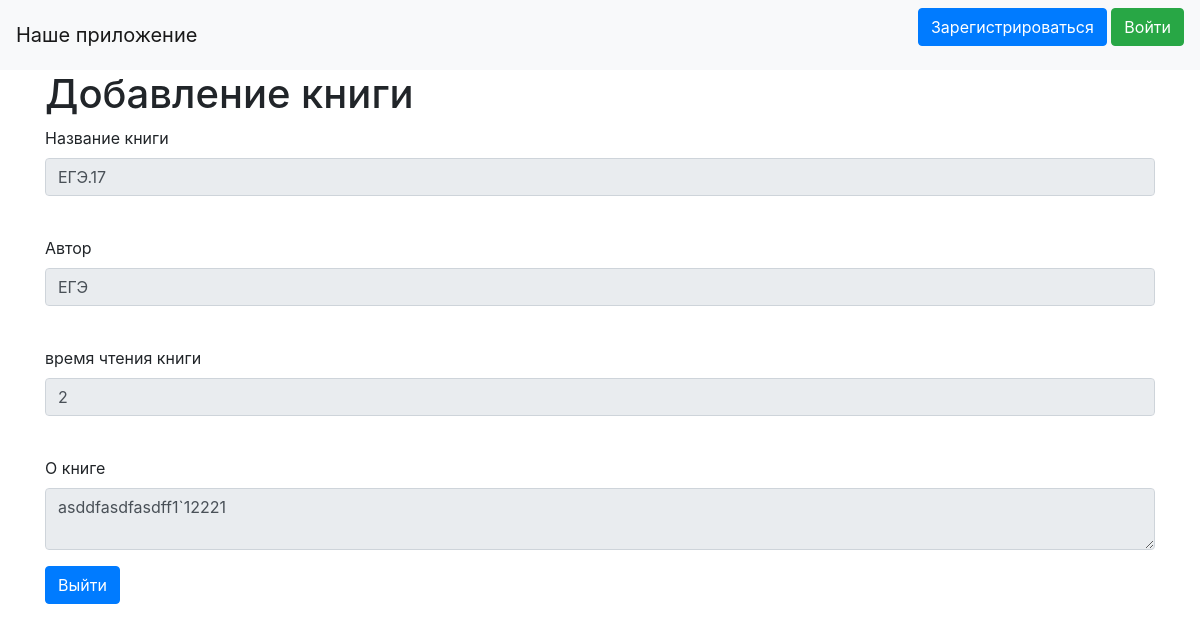
Page /books/1 on the earlier database version.
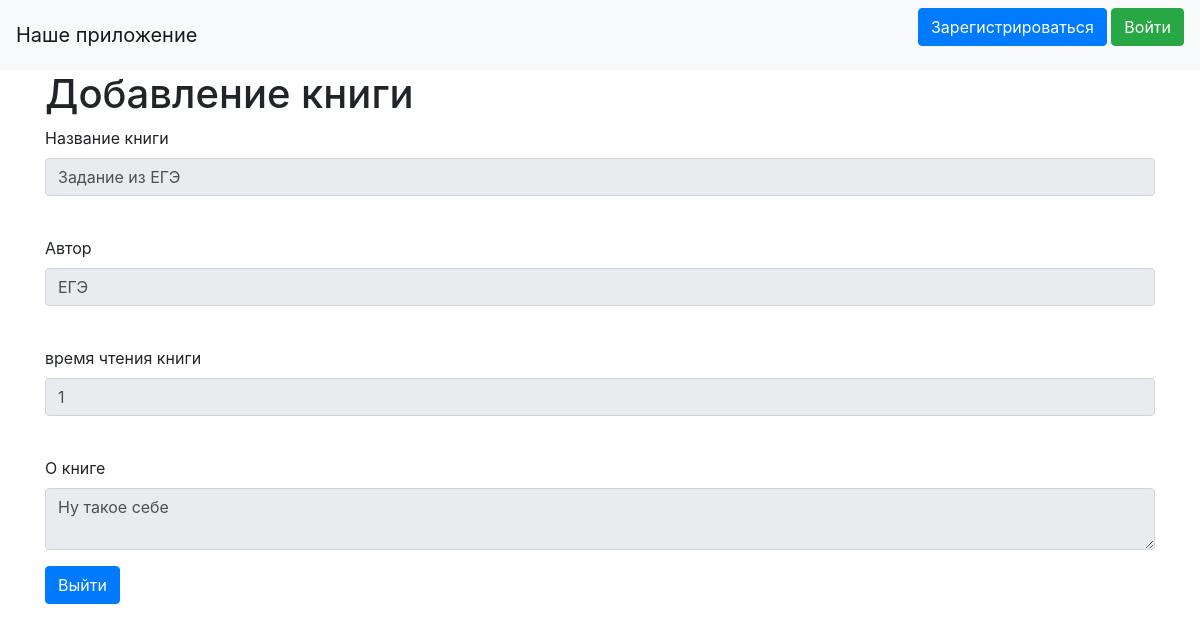
Same page on the later database version.
### data/books.py (models this page shows, shortened)
class Books(SqlAlchemyBase, UserMixin, SerializerMixin):
    __tablename__ = "books"
    id = sqlalchemy.Column(sqlalchemy.Integer, primary_key=True, autoincrement=True)
    title = sqlalchemy.Column(sqlalchemy.String, nullable=True)
    author = sqlalchemy.Column(sqlalchemy.String, nullable=True)
    time_for_reading = sqlalchemy.Column(sqlalchemy.Integer, nullable=True, default=0)
    date = sqlalchemy.Column(sqlalchemy.DateTime, default=datetime.datetime.now)
    about = sqlalchemy.Column(sqlalchemy.Text)
    whose = sqlalchemy.Column(sqlalchemy.Integer, sqlalchemy.ForeignKey("users.id"))
    book = sqlalchemy.Column(sqlalchemy.String)
    user = orm.relationship("User")

### main.py (the view)
@app.route("/books/<int:id>", methods=["GET", "POST"])
def get_info(id):
    db_sess = db_session.create_session()
    book = db_sess.query(Books).filter(Books.id == id).first()
    form = AddBook()
    return render_template("read_about.html", form=form, book=book, block=True)

### data/Forms.py
class AddBook(FlaskForm):
    title = StringField("Название книги", validators=[DataRequired()])
    author = StringField("Автор", validators=[DataRequired()])
    time_for_reading = IntegerField("время чтения книги", validators=[DataRequired()])
    about = TextAreaField("О книге", validators=[DataRequired()])
    book = FileField("Image File", [validators.regexp(r"^[^/\\]\.jpg$")])
    submit = SubmitField("Добавить")

### data/db_session.py (called while the page is built)
def create_session() -> Session:
    global __factory
    return __factory()

### templates/read_about.html (shortened to what this page needs)
{% extends "base.html" %}
{% block content %}
    <head>
    <link rel="stylesheet"
          href="https://stackpath.bootstrapcdn.com/bootstrap/4.4.1/css/bootstrap.min.css"
>
    <h1>Добавление книги</h1>
    <form action="" method="post">
        <p>
            {{ form.title.label }}<br>
            <input class="form-control" id="title" name="title" required type="text" value="{{ book.title }}" readonly><br>
        </p>
        <p>
        {{ form.author.label }}<br>
            <input class="form-control" id="author" name="author" required type="text" value="{{ book.author }}" readonly><br>
        </p>
        {{ form.time_for_reading.label }}<br>
         <input class="form-control" id="time_for_reading" name="time_for_reading" required type="number" value="{{ book.time_for_reading }}" readonly><br>
        <p>
        {{ form.about.label }}<br>
            <textarea class="form-control" id="about" name="about" required type="text" readonly>{{ book.about }}</textarea>
        </p>
        <a class="btn btn-primary " href="/">Выйти</a>
            </form>
{% endblock %}

Differences in the rows shown:
changed Books "ЕГЭ": title "ЕГЭ.17" → "Задание из ЕГЭ"; time_for_reading "2" → "1"; about "asddfasdfasdff1`12221" → "Ну такое себе"
